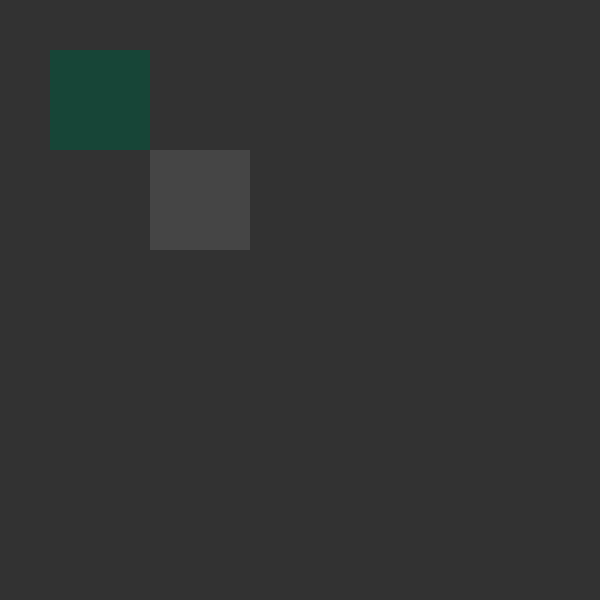
Frame 1 (no input)
Frame 60 (the mouse pressed at the canvas centre just before this capture): identical to frame 1, image omitted
Frame 120 (the mouse held since frame 60 and released just before this capture): identical to frame 1, image omitted

The Processing sketch that drew this single still picture (run headless with seeded random() and noise(); from frame 60 on, the mouse is pressed at the canvas centre):

// Processing sketch: hsb_colors
// ── hsb_colors.pde
color myColor;   // hier aktueller Wert des Signals...

void setup() {
  size(600, 600);

  myColor = color(23, 69, 55);
}


void draw() {
  background(50);

  fill(myColor);
  noStroke();
  rect(50, 50, 100, 100);

  float hue = hue(myColor) / 255.0;
  float saturation = saturation(myColor) / 255.0;
  float brightness = brightness(myColor) / 255.0;

  fill(brightness * 255.0);
  rect(150, 150, 100, 100);
}
